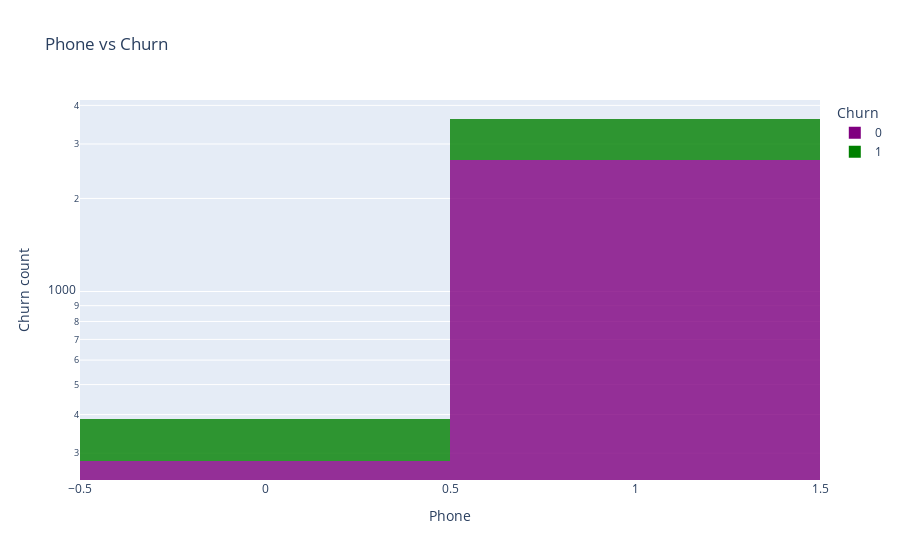

Write notebook code for a chart like this one.
### Markdown cell above
The churn rate of the members who did not sign a 'promo_friends' is higher compared to the ones who did .The promo helps the retention of the members

### Code cell
fig = px.histogram(gym, x="Phone", color = 'Churn',
                   title='Phone vs Churn',
                   labels={'Churn'}, # can specify one label per df column
                   opacity=0.8,
                   log_y=True, # represent bars with log scale
                   color_discrete_sequence=['purple', 'green'] # color of histogram bars
                   )
fig.update_layout(yaxis_title="Churn count", xaxis_title="Phone" )
fig.show()

### Figure 1 — Plotly figure (JSON) as saved in the notebook; plotly's stock layout.template omitted (floating-point values rounded to 4 significant figures; data arrays with more than 128 entries replaced by an {"elided": "..."} marker saying what was removed)
{"data": [{"alignmentgroup": "True", "bingroup": "x", "hovertemplate": "Churn=0<br>Phone=%{x}<br>count=%{y}<extra></extra>", "legendgroup": "0", "marker": {"color": "purple", "opacity": 0.8}, "name": "0", "offsetgroup": "0", "orientation": "v", "showlegend": true, "type": "histogram", "x": {"elided": "2939 int values"}, "xaxis": "x", "yaxis": "y"}, {"alignmentgroup": "True", "bingroup": "x", "hovertemplate": "Churn=1<br>Phone=%{x}<br>count=%{y}<extra></extra>", "legendgroup": "1", "marker": {"color": "green", "opacity": 0.8}, "name": "1", "offsetgroup": "1", "orientation": "v", "showlegend": true, "type": "histogram", "x": {"elided": "1061 int values"}, "xaxis": "x", "yaxis": "y"}], "layout": {"barmode": "relative", "legend": {"title": {"text": "Churn"}, "tracegroupgap": 0}, "title": {"text": "Phone vs Churn"}, "xaxis": {"anchor": "y", "domain": [0, 1], "title": {"text": "Phone"}}, "yaxis": {"anchor": "x", "domain": [0, 1], "title": {"text": "Churn count"}, "type": "log"}}}
